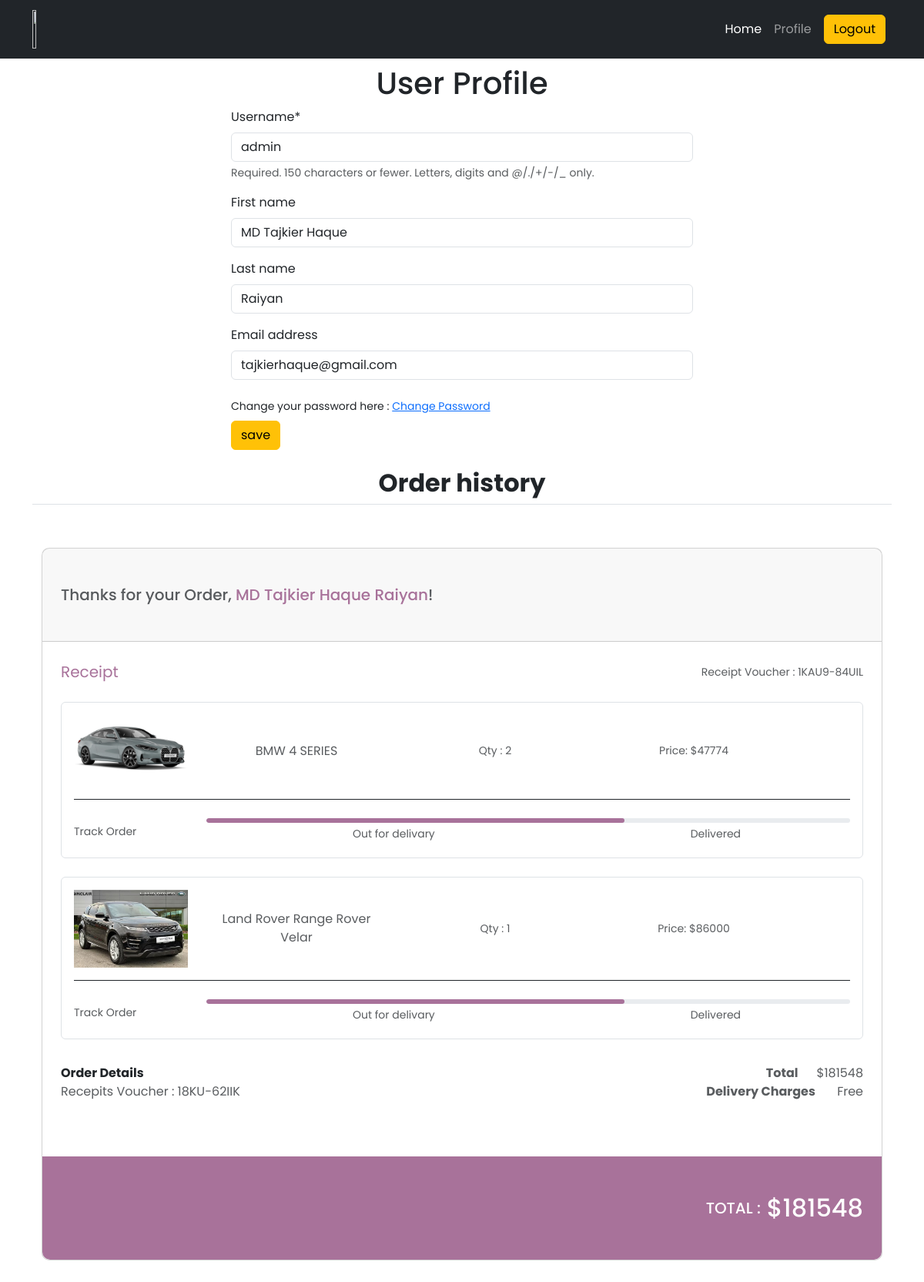
The page /users/profile/ (signed in) on the database its author committed.
### orders/models.py (models this page shows)
class OrderItemModel(models.Model):
    order = models.ForeignKey(OrderModel, on_delete=models.CASCADE)
    car = models.ForeignKey(CarModel, on_delete=models.CASCADE)
    quantity = models.IntegerField()
    def __str__(self) -> str:
        return self.car.car_name

### cars/models.py (models this page shows, shortened)
class CarModel(models.Model):
    car_name = models.CharField(max_length=100)
    description = models.TextField()
    quantity = models.IntegerField()
    price = models.IntegerField()
    image = models.ImageField(upload_to='cars/media/uploads/')
    brand = models.ForeignKey(BrandModel, on_delete=models.CASCADE)

### users/views.py (the view)
# urls.py: path("profile/", profile, name="profile"),
@login_required
def profile(request):
    orders = OrderModel.objects.filter(user=request.user)
    print(orders)
    order_list = []
    for order in orders:
        ordered_item = OrderItemModel.objects.get(order=order)
        order_list.append(ordered_item)
    total_price = 0
    for order in order_list:
        total_price += order.quantity * order.car.price
    if (request.method == "POST"):
        form = UpdateUserForm(request.POST, instance=request.user)
        if form.is_valid():
            form.save()
            messages.success(request, "Profile Updated Successfully")
            return redirect("profile")
    else:
        form = UpdateUserForm(instance=request.user)
    print(order_list)
    isOrderExists = len(order_list)
    return render(request, "profile.html", {"form": form, "type": "User Profile", "orders": order_list, "isOrderExists": isOrderExists, "total_price": total_price})

### users/forms.py
class UpdateUserForm(UserChangeForm):
    password = None
    class Meta:
        model = User
        fields = ["username", "first_name", "last_name", "email"]

### orders/models.py (called while the page is built)
    def __str__(self) -> str:
        return self.user.username

### users/templates/profile.html (shortened to what this page needs)
{% extends "base.html" %}
{% load crispy_forms_tags %}
{% block content %}
  <section class="my-2">
        <h1 class="text-center">{{type}}</h1>
        <form method="POST" action="" style='width:50%; margin:auto'>
            {{form|crispy}}
            <small class="d-block py-2">
              Change your password here : <a href="{%url 'change_password'%}">Change Password</a>
            </small>
            <button class="btn btn-warning" type="submit">save</button>
        </form>
        {% if isOrderExists != 0  %}
  <div class="container my-4">
    <h2 class="text-center fw-bold border-bottom pb-2">Order history</h2>
  <section class="h-100 gradient-custom w-100">
    <div class="container py-5 h-100">
      <div class="row d-flex justify-content-center align-items-center h-100">
        <div class="col-lg-12 col-xl-12">
          <div class="card" style="border-radius: 10px;">
            <div class="card-header px-4 py-5">
              <h5 class="text-muted mb-0">Thanks for your Order, <span style="color: #a8729a;">{{request.user.first_name}} {{request.user.last_name}}</span>!</h5>
            </div>
            <div class="card-body p-4">
              <div class="d-flex justify-content-between align-items-center mb-4">
                <p class="lead fw-normal mb-0" style="color: #a8729a;">Receipt</p>
                <p class="small text-muted mb-0">Receipt Voucher : 1KAU9-84UIL</p>
              </div>
              {% for order in orders %}
              <div class="card shadow-0 border mb-4">
                <div class="card-body">
                  <div class="row">
                    <div class="col-md-2">
                      <img src="{{order.car.image.url}}"
                        class="img-fluid" alt="Phone">
                    </div>
                    <div class="col-md-3 text-center d-flex justify-content-center align-items-center">
                      <p class="text-muted mb-0">{{order.car.car_name}}</p>
                    </div>
                    <div class="col-md-3 text-center d-flex justify-content-center align-items-center">
                      <p class="text-muted mb-0 small">Qty : {{order.quantity}}</p>
                    </div>
                    <div class="col-md-3 text-center d-flex justify-content-center align-items-center">
                      <p class="text-muted mb-0 small">Price: ${{order.car.price}}</p>
                    </div>
                  </div>
                  <hr class="mb-4" style="background-color: #e0e0e0; opacity: 1;">
                  <div class="row d-flex align-items-center">
                    <div class="col-md-2">
                      <p class="text-muted mb-0 small">Track Order</p>
                    </div>
                    <div class="col-md-10">
                      <div class="progress" style="height: 6px; border-radius: 16px;">
                        <div class="progress-bar" role="progressbar"
                          style="width: 65%; border-radius: 16px; background-color: #a8729a;" aria-valuenow="65"
                          aria-valuemin="0" aria-valuemax="100"></div>
                      </div>
                      <div class="d-flex justify-content-around mb-1">
                        <p class="text-muted mt-1 mb-0 small ms-xl-5">Out for delivary</p>
                        <p class="text-muted mt-1 mb-0 small ms-xl-5">Delivered</p>
                      </div>
                    </div>
                  </div>
                </div>
              </div>
              {% endfor %}
              <div class="d-flex justify-content-between pt-2">
                <p class="fw-bold mb-0">Order Details</p>
                <p class="text-muted mb-0"><span class="fw-bold me-4">Total</span>${{total_price}}</p>
              </div>
              <div class="d-flex justify-content-between mb-5">
                <p class="text-muted mb-0">Recepits Voucher : 18KU-62IIK</p>
                <p class="text-muted mb-0"><span class="fw-bold me-4">Delivery Charges</span> Free</p>
              </div>
            </div>
            <div class="card-footer border-0 px-4 py-5"
              style="background-color: #a8729a; border-bottom-left-radius: 10px; border-bottom-right-radius: 10px;">
              <h5 class="d-flex align-items-center justify-content-end text-white text-uppercase mb-0">Total
                : <span class="h2 mb-0 ms-2">${{total_price}}</span></h5>
            </div>
          </div>
        </div>
      </div>
    </div>
  </section>
        {% endif %}
      </div>
  </section>
{% endblock %}

### rows shown on the page
OrderItemModel: car.image (picture), car.car_name "BMW 4 SERIES", quantity "2", car.price "47774"
OrderItemModel: car.image (picture), car.car_name "Land Rover Range Rover Velar", quantity "1", car.price "86000"

### other values the page prints
{{ type }} "User Profile"
{{ request.user.first_name }} "MD Tajkier Haque"
{{ request.user.last_name }} "Raiyan"
{{ total_price }} "181548"
